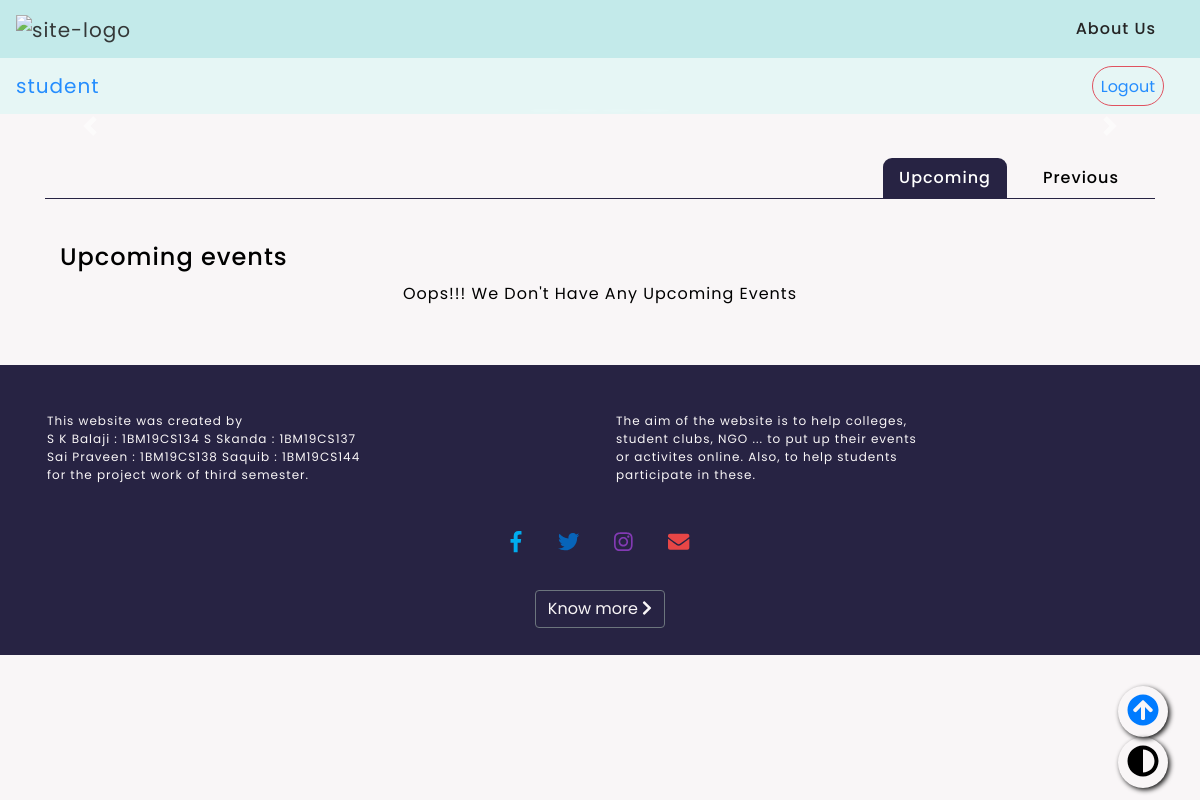
The app's page /html/events.php (signed in), older data.
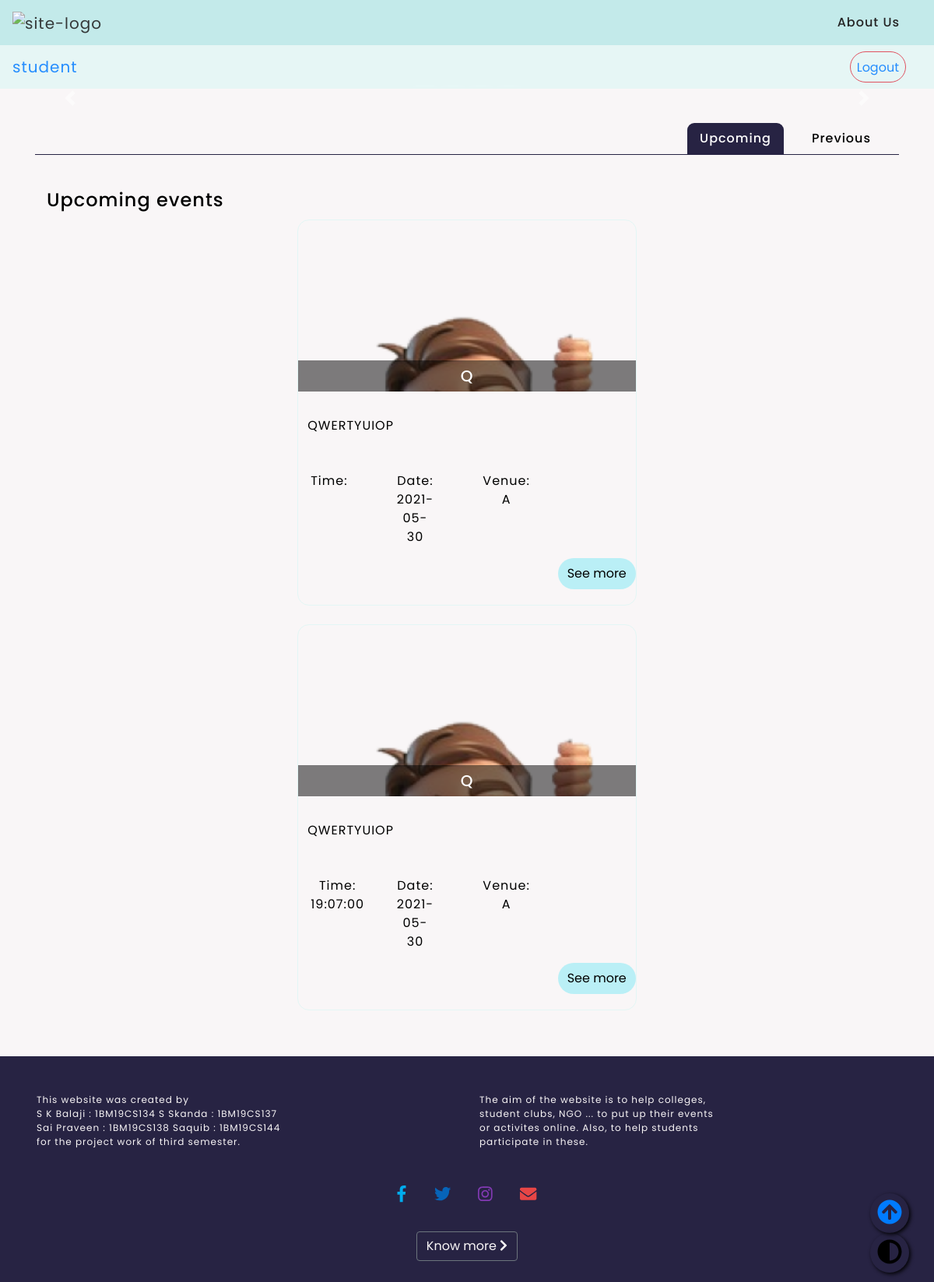
The same page, newer data.
### tables this page shows
CREATE TABLE `events` (
  `event_id` int(11) NOT NULL,
  `event_name` varchar(75) NOT NULL,
  `event_desc` varchar(255) NOT NULL,
  `event_venue` varchar(100) NOT NULL,
  `date` date NOT NULL,
  `time` time DEFAULT NULL,
  `event_img` varchar(255) DEFAULT NULL,
  `hosted_by` varchar(100) NOT NULL,
  `event_upcoming` tinyint(1) DEFAULT NULL
);

### html/events.php (the view, shortened to what the changed rows need)
<?php
	include("functions.php");
	$user_data = check_login($con);
?>
<!DOCTYPE html>
<html>
<head>
  <link rel="stylesheet" href="https://maxcdn.bootstrapcdn.com/bootstrap/4.0.0/css/bootstrap.min.css">
  <link rel="stylesheet" href="../css/styles.css">
  <link rel="stylesheet" href="../css/event-card.css">
  <link rel="stylesheet" href="../css/carousel.css">
  <link rel="stylesheet" href="../css/navandform.css">
  <link rel="stylesheet" href="https://maxcdn.bootstrapcdn.com/bootstrap/4.5.2/css/bootstrap.min.css">
</head>
<body>
  <main>
    <div class="container">
      <div class="tab-content">
        <div id="upcoming" class="container tab-pane active"><br>
          <main class="wrapper">
            <section class="card-deck" id="card-deck">
              <ul>
								<?php
								if ( !empty($user_data) )
								{
									$qry1="select * from events where event_upcoming=1";
									$result = $con->query($qry1);
									if ($result->num_rows > 0) {
										while($row = $result->fetch_assoc()) {
											?>
											<li>
												<figure>
													<img src="<?php echo $row['event_img'];?>" alt="<?php echo $row['event_name']; ?>">
													<figcaption>
														<h3> <?php echo $row['event_name']; ?> </h3>
													</figcaption>
												</figure>
												<p><?php echo $row['event_desc']; ?></p>
												<div class="quick-info">
													<ul>
														<li>Time: <?php echo $row['time']; ?> </li>
														<li>Date: <?php echo $row['date']; ?> </li>
														<li>Venue: <?php echo $row['event_venue']; ?> </li>
													</ul>
												</div>
												<button class="btn btn-small btn-outline-dark " type="button" data-toggle="modal" data-target="#<?php echo $row['event_id']; ?>">See more</button>
											</li>
											<?php
										}
										} else {
										echo "Oops!!! We Don't Have Any Upcoming Events";
										}
								}
								?>
              </ul>
            </section>
          </main>
        </div>
      </div>
    </div>
</body>
</html>

Row changes from the older to the newer data that the page shows:
added events: event_img (picture), event_name "Q", event_desc "QWERTYUIOP", date "2021-05-30", event_venue "A"
added events: event_img (picture), event_name "Q", event_desc "QWERTYUIOP", time "19:07:00", date "2021-05-30", event_venue "A"
Text that changed along with them:
text no longer shown: "Oops!!! We Don't Have Any Upcoming Events"
